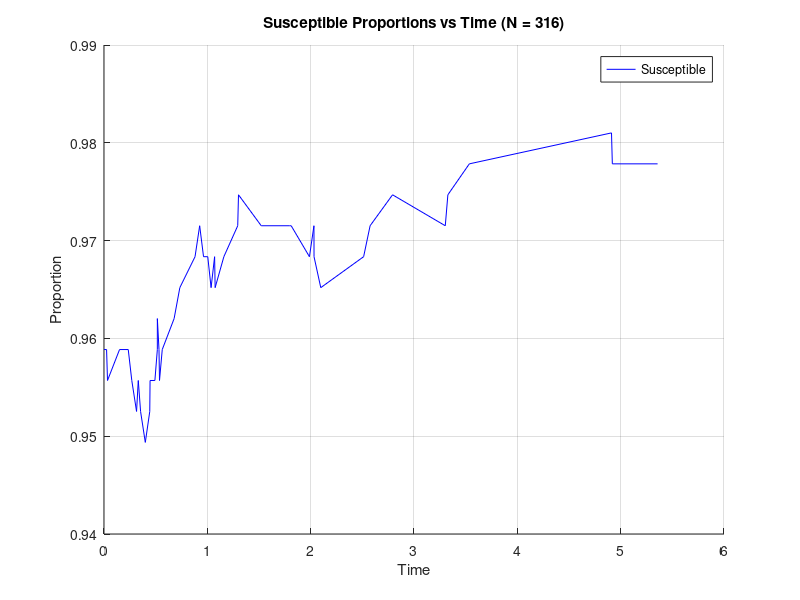

Recreate this plot in MATLAB. (Note: this script raises an error after producing the figure.)
%        -> d
%             -> m
% s -> i -> h -> d
%             -> s
%        -> m
%        -> s
% Agents start susceptible, infected, or immune
%
% Infections spread at the rate of the possible pairs between s and i still
% Infected agents can move to one of four compartments: immune, susceptible 
% (currently healthy but able to get sick again), hospitalized, and dead
%
% Immune and dead populations never change
% 
% Hospitalized agents can move to one of three compartments: immune, 
% susceptible (currently healthy but able to get sick again), and dead

% rates provided by https://data.who.int/dashboards/covid19/cases
function advanced_ipc_model() 
    s0 = 0.96;
    i0 = 0.04;
    m0 = 1 - s0 - i0; % assume that at time 0, no one is immune
    Ns = [316,1000,3162,10000];

    constants.susceptible_event_rate = 1; 
    constants.s_i_prob = 1.3; % susceptible agents can only become infected

    constants.infected_event_rate = 1;
    constants.i_m_prob = 0.2; % 20% of people who catch covid have long-term immunity
    constants.i_d_prob = 0.010175; % 1052449 deaths with covid as primary factor, out of 103436829 cases
    constants.i_h_prob = 0.04; % 4% of people who catch covid become hospitalized
    constants.i_s_prob = 1 - constants.i_m_prob - constants.i_h_prob - ...
        constants.i_d_prob; % the rest of infected become healthy, but not forever
    
    constants.hospitalized_event_rate = 1; 
    constants.h_m_prob = 0.6; % since the infection was more severe, agents develop stronger immunity
    constants.h_d_prob = 0.15; % on average, 15% of hospitalized patients die
    constants.h_s_prob = 1 - constants.h_m_prob - ...
        constants.h_d_prob; % the rest become healthy, but not forever
    
    constants.max_t = 30;

    for i = 1:numel(Ns)
        constants.N = Ns(i);
        I0 = round(i0 * constants.N);
        M0 = round(m0 * constants.N);
        S0 = constants.N - I0 - M0; % defined like this to ensure the agent sum is correct

        % Arrays of agents
        S = 1:S0;
        I = (S0+1):(S0+I0);
        H = [];
        M = (S0+I0+1):constants.N;
        D = [];

        data.ns = S0;
        data.ni = I0;
        data.nh = 0;
        data.nm = M0;
        data.nd = 0;
        data.T = 0;

        %% Perform Simulations
        data = simulate_ipc(S, I, H, M, D, constants, data);

        %% Feed the function 'data' to plot all compartments, or just name a single one
        %plot_compartment_vs_time(data.T, data, constants.N, "All");
        plot_compartment_vs_time(data.T, data.ns, constants.N, "Susceptible")
    end

end

function data = simulate_ipc(S, I, H, M, D, constants, data) 
    ns = numel(S);
    ni = numel(I);
    nh = numel(H);
    nm = numel(M);
    nd = numel(D);

    s_clock = constants.susceptible_event_rate * ns * ni / constants.N;
    i_clock = constants.infected_event_rate * ni;
    h_clock = constants.hospitalized_event_rate * nh;
    master_clock = s_clock + i_clock + h_clock;

    if data.T(end) >= constants.max_t || master_clock == 0
        disp("Done!");
        return;
    end

    data.ns(end+1) = ns;
    data.ni(end+1) = ni;
    data.nh(end+1) = nh;
    data.nm(end+1) = nm;
    data.nd(end+1) = nd;

    dt = exprnd(1 / master_clock);
    data.T(end+1) = data.T(end) + dt;

    r = rand;
    if (r < s_clock / master_clock)                 % transition from s to i
        I(end+1) = S(end);
        S(end) = [];
    elseif (r < (s_clock + i_clock) / master_clock) % transition from i to [s h m d]
        r2 = rand;
        if r2 < constants.i_h_prob                              % i to h
            H(end+1) = I(end); 
            I(end) = [];
        elseif r2 < (constants.i_h_prob + constants.i_m_prob)   % i to m
            M(end+1) = I(end);
            I(end) = [];
        elseif r2 < (constants.i_h_prob + constants.i_m_prob + constants.i_d_prob) % i to d
            D(end+1) = I(end);
            I(end) = []; 
        else                                                    % i to s
            S(end+1) = I(end);
            I(end) = [];
        end
    else                                            % transition from h to [s m d]
        r2 = rand;
        if r2 < constants.h_s_prob                              % h to s
            S(end+1) = H(end);
            H(end) = [];
        elseif r2 < (constants.h_s_prob + constants.h_m_prob)   % h to m
            M(end+1) = H(end);
            H(end) = [];
        else                                                    % h to d
            D(end+1) = H(end);
            H(end) = [];
        end
    end

    data = simulate_ipc(S, I, H, M, D, constants, data);
end

function plot_compartment_vs_time(time, data, N, compartment)
    figure;
    hold on;

    if isstruct(data)
        % Full data struct provided
        plot(time, data.ns / N, 'b', 'DisplayName', 'Susceptible');
        plot(time, data.ni / N, 'r', 'DisplayName', 'Infected');
        plot(time, data.nh / N, 'k', 'DisplayName', 'Hospitalized');
        plot(time, data.nm / N, 'g', 'DisplayName', 'Immune');
        plot(time, data.nd / N, 'm', 'DisplayName', 'Dead');
        ylabel('Proportion');
        legend('Location', 'eastoutside');
        title(['Compartment Proportions vs Time (N = ', num2str(N), ')']);
    elseif isnumeric(data)
        % Single compartment provided
        plot(time, data / N, 'b', 'DisplayName', 'Single Compartment');
        ylabel('Proportion');
        legend(compartment);
        title([compartment, ' Proportions vs Time (N = ', num2str(N), ')']);
    else
        error('Input must be either a struct or a numeric array.');
    end

    xlabel('Time');
    grid on;
    hold off;
end
